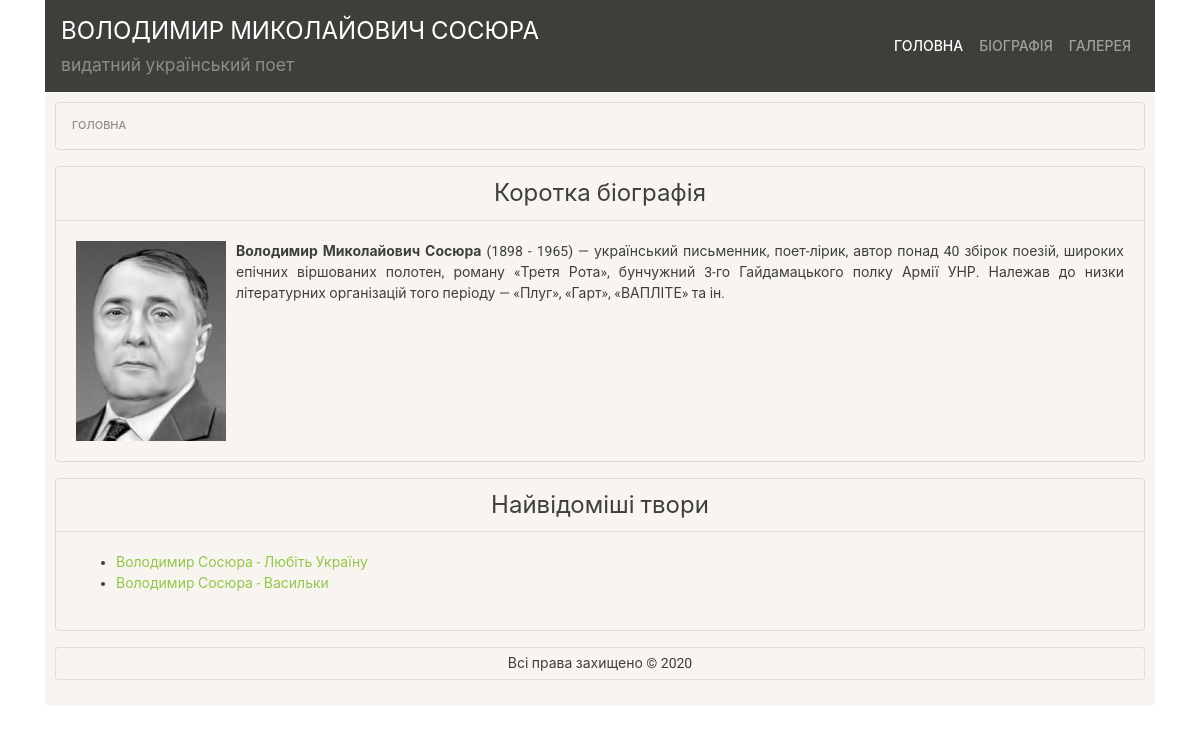
The app's page /lab10/public/index.php with its own data.
### tables this page shows
CREATE TABLE `site_head` (
  `id` int(11) NOT NULL,
  `author_full_name` varchar(50) NOT NULL,
  `description` varchar(50) NOT NULL
);

CREATE TABLE `main_page_contents` (
  `id` int(11) NOT NULL,
  `photo` varchar(50) NOT NULL,
  `text` longtext NOT NULL
);

CREATE TABLE `poems` (
  `id` int(11) NOT NULL,
  `name` varchar(30) NOT NULL,
  `content` text NOT NULL
);

### lab10/src/services/Utils.php (called while the page is built, shortened)
<?php
class Utils {
    public static function get_file_hash($filename) {
        return date('YmdHis', filemtime($filename));
    }
}

### lab10/src/services/Auth.php (called while the page is built, shortened)
<?php
class Auth {
    private static ?Auth $singleton = null;
    private PDO $db;
    private function __construct(PDO $db) {
        $this->db = $db;
    }
    public static function instance() {
        if (Auth::$singleton == null) {
            include __DIR__."/../../config/db.php";
            Auth::$singleton = new Auth($db);
        }
        return Auth::$singleton;
    }
    public function getDb() {
        return $this->db;
    }
}

### lab10/src/dao/PdoDao.php (called while the page is built, shortened)
<?php
abstract class PdoDao {
    protected PDO $db;
    public function __construct(PDO $db) {
        $this->db = $db;
    }
    public function getAll() {
        $stmt = $this->db->query("SELECT * FROM `{$this->getTableName()}`");
        return array_map(function($arr) {
            return $this->associativeArrayToObject($arr);
        }, $stmt->fetchAll());
    }
    public function getById($id) {
        $stmt = $this->db->prepare("SELECT * FROM `{$this->getTableName()}` WHERE `id` = ?");
        $stmt->execute([$id]);
        $row = $stmt->fetch();
        return $this->associativeArrayToObject($row);
    }
}

### lab10/src/dao/SiteHeadDaoPdo.php (called while the page is built, shortened)
<?php
require_once __DIR__ . "/../models/SiteHead.php";
require_once __DIR__ . "/PdoDao.php";
class SiteHeadDaoPdo extends PdoDao {
    protected function getTableName() {
        return self::TABLE_NAME;
    }
    protected function associativeArrayToObject($arr) {
        return SiteHead::fromArray($arr);
    }
}

### lab10/src/models/SiteHead.php (called while the page is built, shortened)
<?php
class SiteHead {
    private $author_full_name;
    private $description;
    public static function fromArray($arr) {
        $obj = new SiteHead();
        foreach ($arr as $key => $value) {
            if (is_numeric($key)) continue;
            $obj->{$key} = $value;
        }
        return $obj;
    }
    public function getAuthorFullName() {
        return $this->author_full_name;
    }
    public function getDescription() {
        return $this->description;
    }
}

### lab10/src/dao/MainPagesContentDaoPdo.php (called while the page is built, shortened)
<?php
require_once __DIR__ . "/../models/MainPagesContent.php";
require_once __DIR__ . "/PdoDao.php";
class MainPagesContentDaoPdo extends PdoDao {
    protected function getTableName() {
        return self::TABLE_NAME;
    }
    protected function associativeArrayToObject($arr) {
        return MainPagesContent::fromArray($arr);
    }
}

### lab10/src/models/MainPagesContent.php (called while the page is built, shortened)
<?php
class MainPagesContent {
    private $photo;
    private $text;
    public static function fromArray($arr) {
        $obj = new MainPagesContent();
        foreach ($arr as $key => $value) {
            $obj->{$key} = $value;
        }
        return $obj;
    }
    public function getPhoto() {
        return $this->photo;
    }
    public function getText() {
        return $this->text;
    }
}

### lab10/src/dao/PoemDaoPdo.php (called while the page is built, shortened)
<?php
require_once __DIR__ . "/../models/Poem.php";
require_once __DIR__ . "/PdoDao.php";
class PoemDaoPdo extends PdoDao {
    protected function getTableName() {
        return self::TABLE_NAME;
    }
    protected function associativeArrayToObject($arr) {
        return Poem::fromArray($arr);
    }
}

### lab10/src/models/Poem.php (called while the page is built, shortened)
<?php
class Poem {
    private $id;
    private $name;
    public static function fromArray($arr) {
        $obj = new Poem();
        foreach ($arr as $key => $value) {
            if (is_numeric($key)) continue;
            $obj->{$key} = $value;
        }
        return $obj;
    }
    public function getId() {
        return $this->id;
    }
    public function getName() {
        return $this->name;
    }
}

### lab10/public/index.php (the view, shortened to what this page needs)
<?php
require_once __DIR__."/../src/dao/PoemDaoPdo.php";
require_once __DIR__."/../src/dao/MainPagesContentDaoPdo.php";
$is_nav_page_main = true;
$breadcrumb_path = [
  "Головна" => "#",
];
require_once __DIR__."/templates/head.php";
$mainPagesPdo = new MainPagesContentDaoPdo($db);
$mainPage = $mainPagesPdo->getById(1);
?>
<div class="card bg-light mb-3 bio">
  <div class="card-header"><h1 class="bio-text-header text-center">Коротка біографія</h1>  </div>
  <div class="card-body">
    <div class="row">
      <div class="col">
        <img src="upload/<?= $mainPage->getPhoto(); ?>" class="portrait-small float-left">
        <div class="bio-block-text">
          <p class="text-justify">
            <?= $mainPage->getText(); ?>
          </p>
        </div>
      </div>
    </div>
  </div>
</div>
<div class="card bg-light mb-3 bio">
  <div class="card-header"><h1 class="bio-text-header text-center">Найвідоміші твори</h1>  </div>
  <div class="card-body">
    <ul>
      <?php
      $poemDao = new PoemDaoPdo($db);
      foreach ($poemDao->getAll() as $poem):
      ?>
      <li><a href="/poem.php?id=<?= $poem->getId(); ?>">Володимир Сосюра - <?= $poem->getName(); ?></a></li>
      <?php endforeach; ?>
    </ul>
  </div>
</div>
<?php
require_once __DIR__."/templates/footer.php";
?>

### lab10/public/templates/head.php (shortened to what this page needs)
<?php
require_once __DIR__."/../../src/services/Utils.php";
require_once __DIR__."/../../src/services/Auth.php";
require_once __DIR__."/../../src/dao/SiteHeadDaoPdo.php";
$siteHeadPdo = new SiteHeadDaoPdo(Auth::instance()->getDb());
$siteHead = $siteHeadPdo->getById(1);
?>
<!DOCTYPE html>
<html lang="ua">
<head>
    <link rel="stylesheet" href="/assets/css/bootstrap.css?hash=<?= Utils::get_file_hash(__DIR__."/../assets/css/bootstrap.css"); ?>">
    <link rel="stylesheet" href="/assets/css/main.css?hash=<?= Utils::get_file_hash(__DIR__."/../assets/css/main.css"); ?>">
    <link rel="stylesheet" href="/assets/css/ekko-lightbox.css?hash=<?= Utils::get_file_hash(__DIR__."/../assets/css/ekko-lightbox.css"); ?>">
</head>
<body>
<div class="container">
    <nav class="navbar navbar-expand-lg navbar-dark bg-primary">
    <div class="row">
      <div class="col">
        <div class="row">
        <div class="col">
            <a class="navbar-brand" href="/"><?= $siteHead->getAuthorFullName(); ?></a>
        </div>
        </div>
        <div class="row">
        <div class="col">
            <h5 class="text-secondary"><?= $siteHead->getDescription(); ?></h5>
        </div>
        </div>
      </div>
    </div>
    <div class="collapse navbar-collapse justify-content-end" id="navbarColor01">
        <ul class="navbar-nav">
        <li class="nav-item <?= empty($is_nav_page_main) ? '' : 'active'; ?>">
            <a class="nav-link top-menu-link" href="/">Головна</a>
        </li>
        <li class="nav-item <?= empty($is_nav_page_bio) ? '' : 'active'; ?>">
            <a class="nav-link top-menu-link" href="/biography.php">Біографія</a>
        </li>
        <li class="nav-item <?= empty($is_nav_page_gallery) ? '' : 'active'; ?>">
            <a class="nav-link top-menu-link" href="/gallery.php">Галерея</a>
        </li>
        </ul>
    </div>
    </nav>
    <div class="jumbotron content">
      <ol class="breadcrumb">
        <?php
        foreach ($breadcrumb_path as $key => $value):
            if ($key != array_key_last($breadcrumb_path)):
        ?>
            <li class="breadcrumb-item"><a href="<?= $value; ?>"><?= $key; ?></a></li>
        <?php
            else:
        ?>
            <li class="breadcrumb-item active"><?= $key; ?></li>
        <?php
            endif;
        endforeach;
        ?>
      </ol>

### lab10/public/assets/css/main.css (style rules this page uses)
.navbar-brand { font-size: 24px; }
.top-menu-link { font-size: 14px !important; }
.content { padding: 10px; }
.bio { border: 1px solid #DFD7CA; border-radius: 0.25rem; }
.portrait-small { width: 150px; height: 200px; margin: 0; margin-right: 10px; }
.bio-block-text { margin: 0; margin-left: 10px; text-align: justify; }
.bio-text-header { margin: 0; padding: 0; font-size: 1.5rem; }

### records on screen
site_head: author_full_name "ВОЛОДИМИР МИКОЛАЙОВИЧ СОСЮРА", description "видатний український поет"
main_page_contents: photo (picture), text "Володимир Миколайович Сосюра (1898 - 1965) — український письменник, поет-лірик, автор понад 40 збірок поезій, широких епічних віршованих полотен, роману «Третя Рота», бунчужний 3-го Гайдамацького полку Армії УНР. Належав до низки літературних організацій того періоду — «Плуг», «Гарт», «ВАПЛІТЕ» та ін."
poems: name "Любіть Україну"
poems: name "Васильки"

### other values on screen
$key "ГОЛОВНА"
